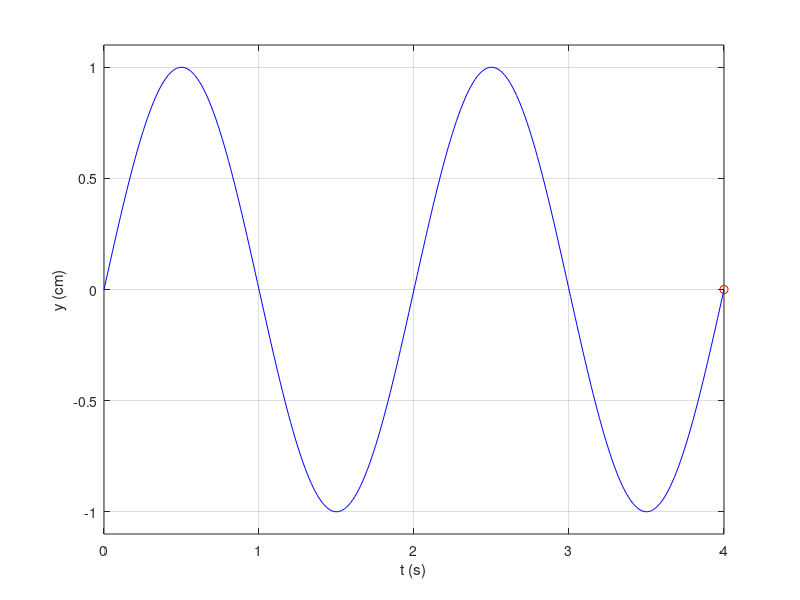

This figure's MATLAB source:
% animateSine.m
%   Draw a sine curve smoothly from left to right
%
%          Author: Mojolagbe Jamiu

clear;
clf;

%% set parameters
T = 2;    % period of the sine (s)
tmin = 0;
tmax = 2*T;
Nt = 300;


%% tabulate sine curve
t = linspace(tmin, tmax, Nt);
y = sin(2*pi*t/T);


%% plot curve with animation
for it=1:Nt
    plot(t(it), y(it), 'ro', ...
        t(1:it), y(1:it), 'b')
    axis([tmin, tmax, -1.1, 1.1]);
    grid on;
    xlabel('t (s)');
    ylabel('y (cm)');
    drawnow
end